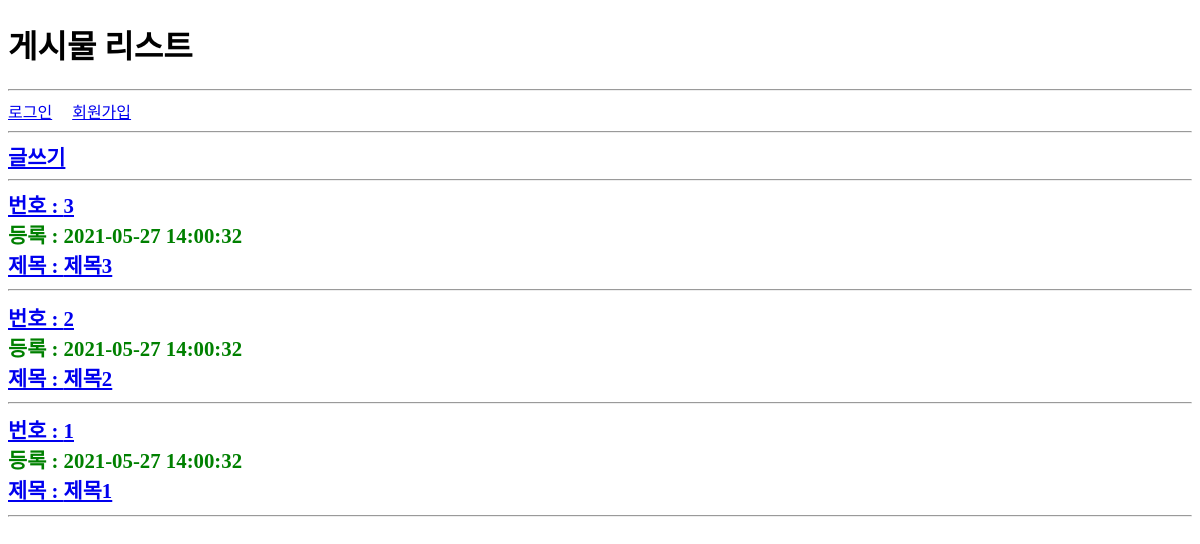
Screenshot of /usr/article/list.php with the database file from the repository.
### tables this page shows
CREATE TABLE article(
  id INT(10) UNSIGNED NOT NULL PRIMARY KEY AUTO_INCREMENT,
  regDate DATETIME NOT NULL,
  updateDate DATETIME NOT NULL,
  title VARCHAR(100) NOT NULL,
  `body` TEXT NOT NULL
);

### usr/article/list.php (the view, shortened to what this page needs)
<?php
require_once $_SERVER['DOCUMENT_ROOT'] . '/webInit.php';
$sql = "
SELECT *
FROM article AS A
ORDER BY A.id DESC
";
$rs = mysqli_query($dbConn, $sql);
$articles = [];
while($article = mysqli_fetch_assoc($rs)){
  $articles[] = $article;
}
?>
<?php require_once __DIR__ . "/../head.php"; ?>
  <div>
  <a href="write.php">글쓰기</a>
  </div>
  <hr>
<div>
  <?php foreach($articles as $article) {?>
    <a href="detail.php?id=<?=$article['id']?>">번호 : <?=$article['id']?></a><br>
    등록 : <?=$article['regDate']?><br>
    <a href="detail.php?id=<?=$article['id']?>">제목 : <?=$article['title']?></a><br>
    <hr>
  <?php }?>
  </div>
<?php require_once __DIR__ . "/../head.php"; ?>

### common.css (style rules this page uses)
div { font-size:1.3rem; font-weight: bold; color:green; }

### rows the page displays
article: id "3", regDate "2021-05-27 14:00:32", title "제목3"
article: id "2", regDate "2021-05-27 14:00:32", title "제목2"
article: id "1", regDate "2021-05-27 14:00:32", title "제목1"

### other values shown
$pageTitle "게시물 리스트"
